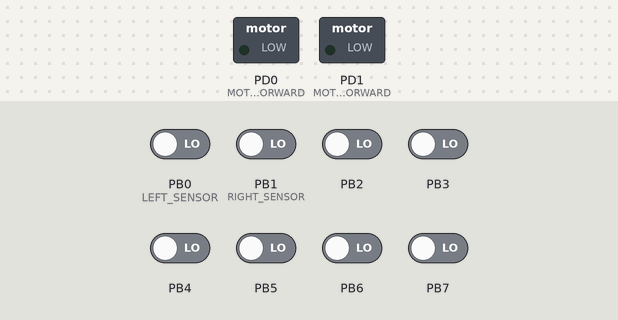
The program below on a simulated ATmega32, built with avr-gcc and emulated at 8 MHz. Parts: switched loads named in the program (green lamp = pin HIGH). The test bench sets the inputs (shaded band); at power-on: PB0 (LEFT_SENSOR), PB1 (RIGHT_SENSOR), PB2–7 LOW.

Above: at 1.2 s.
1.3 s: PB0 (LEFT_SENSOR) driven HIGH
At 1.7 s:
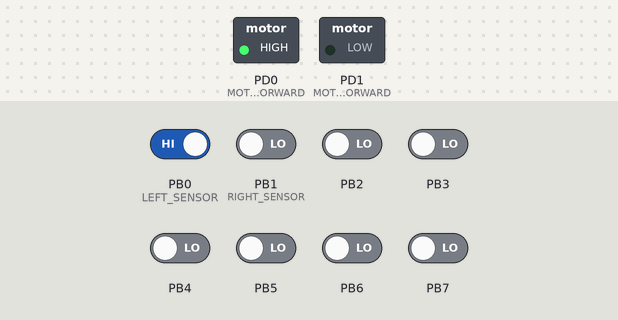
2.8 s: PB1 (RIGHT_SENSOR) driven HIGH
At 4.0 s:
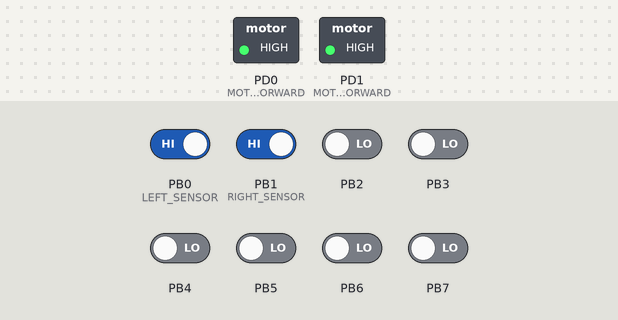
4.3 s: PB0 (LEFT_SENSOR) driven LOW
At 5.2 s:
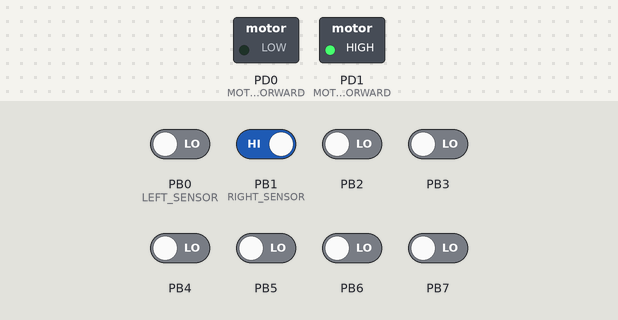
5.8 s: PB1 (RIGHT_SENSOR) driven LOW
At 6.3 s:
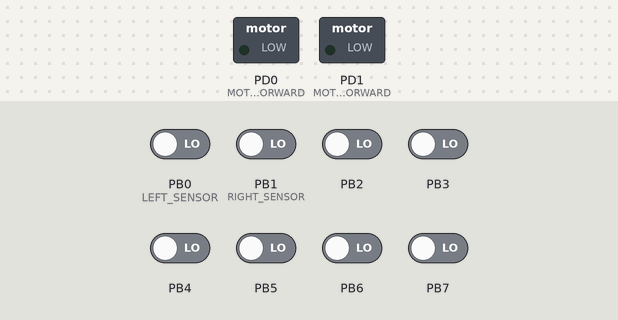
Timing chart, 0 to 8.3 s (numbered marks = the images above; inputs shaded):
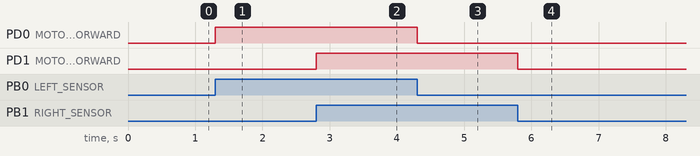

The program:

main.c
```c
#define F_CPU 8000000UL  // Define clock frequency
#include <avr/io.h>
#include <util/delay.h>

// Define motor control pins
#define MOTOR_LEFT_FORWARD  PD0  // IN2 of L298N connected to D0
#define MOTOR_RIGHT_FORWARD PD1  // IN3 of L298N connected to D1

// Define sensor input pins
#define LEFT_SENSOR  PB0  // Left IR sensor connected to B0
#define RIGHT_SENSOR PB1  // Right IR sensor connected to B1

void motor_stop() {
	PORTD &= ~(1 << MOTOR_LEFT_FORWARD);  // Stop left motor
	PORTD &= ~(1 << MOTOR_RIGHT_FORWARD); // Stop right motor
}

void motor_forward() {
	PORTD |= (1 << MOTOR_LEFT_FORWARD);   // Move left motor forward
	PORTD |= (1 << MOTOR_RIGHT_FORWARD);  // Move right motor forward
}

void motor_left() {
	PORTD &= ~(1 << MOTOR_RIGHT_FORWARD); // Stop right motor
	PORTD |= (1 << MOTOR_LEFT_FORWARD);   // Move left motor forward
}

void motor_right() {
	PORTD &= ~(1 << MOTOR_LEFT_FORWARD);  // Stop left motor
	PORTD |= (1 << MOTOR_RIGHT_FORWARD);  // Move right motor forward
}

int main(void) {
	// Set motor control pins as output
	DDRD |= (1 << MOTOR_LEFT_FORWARD) | (1 << MOTOR_RIGHT_FORWARD);

	// Set sensor input pins as input
	DDRB &= ~((1 << LEFT_SENSOR) | (1 << RIGHT_SENSOR));

	while(1) {
		// Read sensor values
		uint8_t left_sensor_value = PINB & (1 << LEFT_SENSOR);
		uint8_t right_sensor_value = PINB & (1 << RIGHT_SENSOR);

		// If both sensors detect the line (1, 1), move forward
		if (left_sensor_value != 0 && right_sensor_value != 0) {
			motor_forward();
		}
		// If both sensors are off the line (0, 0), stop
		else if (left_sensor_value == 0 && right_sensor_value == 0) {
			motor_stop();
		}
		// If the left sensor detects the line (1, 0), turn left
		else if (left_sensor_value != 0 && right_sensor_value == 0) {
			motor_left();
		}
		// If the right sensor detects the line (0, 1), turn right
		else if (left_sensor_value == 0 && right_sensor_value != 0) {
			motor_right();
		}

		_delay_ms(100);  // Small delay for stability
	}
}
```

Measured:
- after the input at 1.3 s, PD0 (MOTOR_LEFT_FORWARD): LOW → HIGH at once
- after the input at 2.8 s, PD1 (MOTOR_RIGHT_FORWARD): LOW → HIGH at once
- after the input at 4.3 s, PD0 (MOTOR_LEFT_FORWARD): HIGH → LOW at once
- after the input at 5.8 s, PD1 (MOTOR_RIGHT_FORWARD): HIGH → LOW at once
